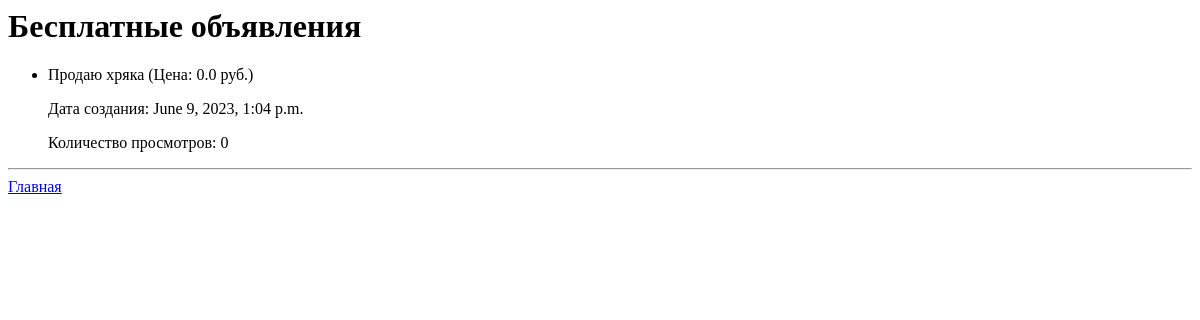
/mod_adv/, run on an earlier commit of the app's database.
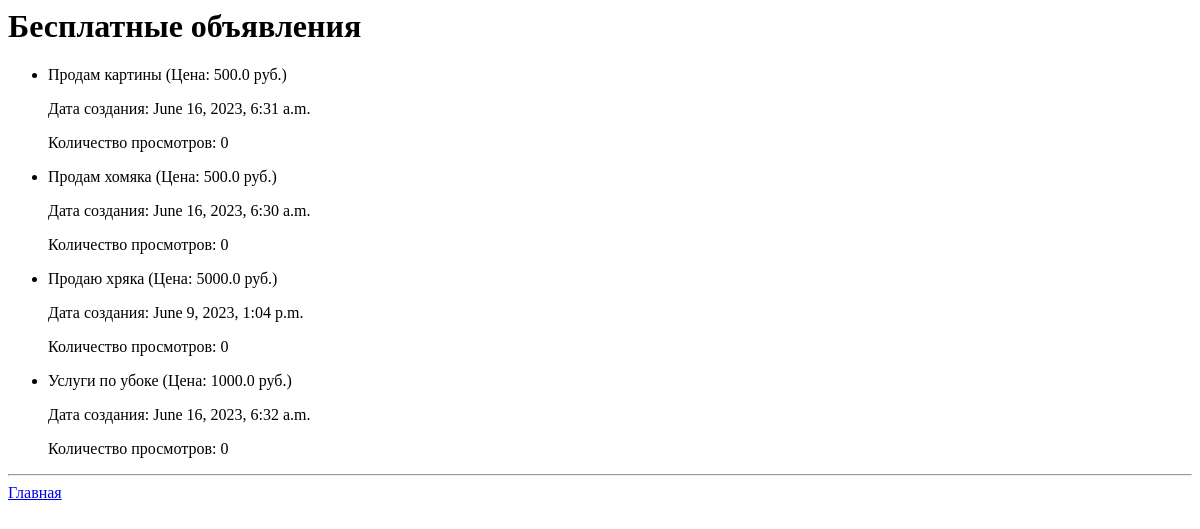
And on a later commit of the database.
### advertisement/models.py (models this page shows, shortened)
class Advertisement(models.Model):
    title = models.CharField(max_length=1500, verbose_name='Заголовок')
    name = models.CharField(max_length=15, verbose_name='Имя исполнителя')
    description = models.TextField(verbose_name='Описание товара')
    created_at = models.DateTimeField(verbose_name='Дата создания публикации', auto_now_add=True)
    updated_at = models.DateTimeField(auto_now=True)
    end_date = models.DateTimeField(auto_now=True,verbose_name='Дата окончания публикации')
    price = models.FloatField(verbose_name='Цена', default=0)
    veiws_count = models.IntegerField(verbose_name='количество просмотров', default=0)
    status = models.ForeignKey('AdvertisementStatus', default=None, null=True, on_delete=models.CASCADE,
                               related_name='advertisement', verbose_name='Статус')
    author = models.ForeignKey('Author', on_delete=models.CASCADE, verbose_name='Автор', default=None, null=True,related_name='author')
    rubrik = models.ForeignKey('Rubrik', on_delete=models.CASCADE, verbose_name='Рубрика', default=None, null=True,related_name='rubrik')
    class Meta:
        db_table = 'advertisement'
        ordering = ['title']

### advertisement/views.py (the view)
# urls.py: path('mod_adv/', views.advertisement_list, name='free_advertisements'),
def advertisement_list(request, *args, **kwargs):
    advertisements = Advertisement.objects.all()
    return render(request,'advertisement/mod_adv.html',{'advertisements':advertisements})

### advertisement/templates/advertisement/mod_adv.html
<html>
<h1>Бесплатные объявления</h1>
{% if advertisements %}
<ul>
    {% for advertisement in advertisements %}
    <li>
        {{ advertisement.title}} (Цена: {{advertisement.price}} руб.)
        <p>
            Дата создания: {{advertisement.created_at}}
        </p>
        <p>
            Количество просмотров: {{advertisement.veiws_count}}
        </p>
    </li>
    {% endfor %}
</ul>
    {% else %}
    <p>
        Объявлений нет
    </p>
{% endif %}
<hr>
<a href="http://127.0.0.1:8000/">Главная</a>
</html>

What changed in the data, as far as the page shows it:
added Advertisement: title "Продам картины", price "500.0", created_at "June 16, 2023, 6:31 a.m.", veiws_count "0"
added Advertisement: title "Продам хомяка", price "500.0", created_at "June 16, 2023, 6:30 a.m.", veiws_count "0"
changed Advertisement "Продаю хряка": price "0.0" → "5000.0"
added Advertisement: title "Услуги по убоке", price "1000.0", created_at "June 16, 2023, 6:32 a.m.", veiws_count "0"
